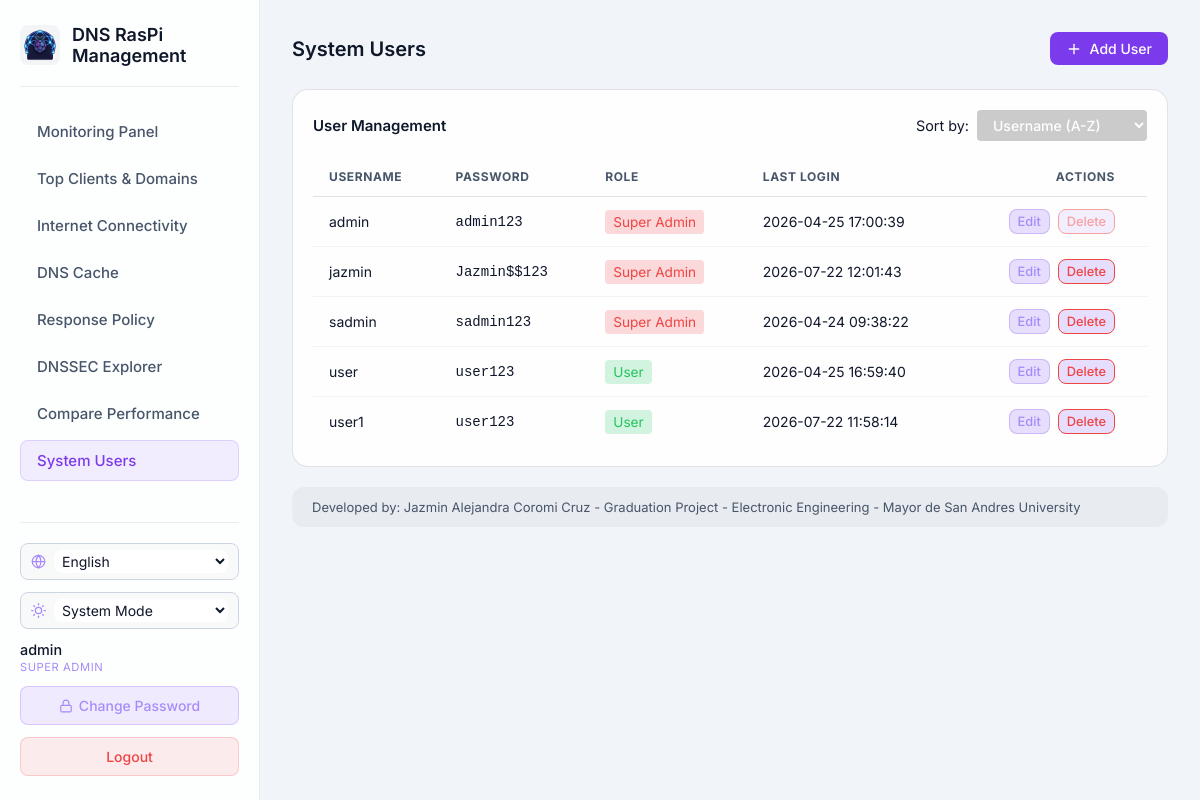
Page /system-users (signed in) on the committed database.
### tables this page shows
CREATE TABLE users (
                    id TEXT PRIMARY KEY,
                    username TEXT UNIQUE NOT NULL,
                    password_hash TEXT NOT NULL,
                    is_active BOOLEAN NOT NULL DEFAULT 1
                , role TEXT NOT NULL DEFAULT 'user', last_login TEXT, language TEXT NOT NULL DEFAULT 'en', theme TEXT NOT NULL DEFAULT 'system');

### src/presentation/dashboard_routes.py (the view)
@dashboard_bp.route('/system-users')
@admin_required
def system_users():
    users = user_repo.get_all()
    return render_template('system_users.html', users=users)

### src/infrastructure/sqlite_repository.py (called while the page is built)
    def _get_connection(self):
        conn = sqlite3.connect(self.db_path)
        conn.row_factory = sqlite3.Row
        return conn

    @staticmethod
    def _row_to_user(row) -> User:
        keys = row.keys()
        return User(
            id=row['id'],
            username=row['username'],
            password_hash=row['password_hash'],
            is_active=bool(row['is_active']),
            role=row['role'],
            last_login=row['last_login'],
            language=row['language'] if 'language' in keys and row['language'] else 'en',
            theme=row['theme'] if 'theme' in keys and row['theme'] else 'system',
        )

    def get_all(self) -> list[User]:
        users = []
        with self._get_connection() as conn:
            cursor = conn.cursor()
            cursor.execute('SELECT * FROM users')
            for row in cursor.fetchall():
                users.append(self._row_to_user(row))
        return users

### src/presentation/dashboard_routes.py (called while the page is built)
def admin_required(f):
    from functools import wraps
    @wraps(f)
    def decorated_function(*args, **kwargs):
        if session.get('role') not in ('admin', 'sadmin'):
            return redirect(url_for('dashboard.dashboard'))
        return f(*args, **kwargs)
    return decorated_function

### templates/system_users.html (shortened to what this page needs)
<!DOCTYPE html>
<html lang="en">
<head>
    <link rel="stylesheet" href="{{ url_for('static', filename='css/style.css') }}">
    <link rel="stylesheet" href="{{ url_for('static', filename='css/dashboard.css') }}">
</head>
<body class="dashboard-body">
    <nav class="navbar">
        <div class="nav-brand">
            <img src="{{ url_for('static', filename='img/DNSRaspiManagementLogo512x512.png') }}" alt="Logo"
                class="nav-logo">
            <h2>DNS RasPi Management</h2>
        </div>
        <div class="nav-links">
            <a href="{{ url_for('dashboard.dashboard') }}"
                class="nav-link {% if request.endpoint == 'dashboard.dashboard' %}active{% endif %}">Monitoring
                Panel</a>
            <a href="{{ url_for('dashboard.top_talkers') }}"
                class="nav-link {% if request.endpoint == 'dashboard.top_talkers' %}active{% endif %}">Top Clients &
                Domains</a>
            <a href="{{ url_for('dashboard.check_internet') }}"
                class="nav-link {% if request.endpoint == 'dashboard.check_internet' %}active{% endif %}">Internet
                Connectivity</a>
            {% if session.get('role') in ['admin', 'sadmin'] %}
            <a href="{{ url_for('dashboard.dns_cache') }}"
                class="nav-link {% if request.endpoint == 'dashboard.dns_cache' %}active{% endif %}">DNS Cache</a>
            <a href="{{ url_for('dashboard.response_policy') }}"
                class="nav-link {% if request.endpoint == 'dashboard.response_policy' %}active{% endif %}">Response
                Policy</a>
            {% endif %}
            <a href="{{ url_for('dashboard.dnssec') }}"
                class="nav-link {% if request.endpoint == 'dashboard.dnssec' %}active{% endif %}">DNSSEC Explorer</a>
            <a href="{{ url_for('dashboard.compare_performance') }}"
                class="nav-link {% if request.endpoint == 'dashboard.compare_performance' %}active{% endif %}">Compare
                Performance</a>
            {% if session.get('role') in ['admin', 'sadmin'] %}
            <a href="{{ url_for('dashboard.system_users') }}"
                class="nav-link {% if request.endpoint == 'dashboard.system_users' %}active{% endif %}">System Users</a>
            {% endif %}
        </div>
        <div class="nav-actions">
            <div class="lang-switch">
                <select id="langSelect" class="lang-select" aria-label="Language">
                    <option value="en">English</option>
                </select>
            </div>
            <div class="theme-switch">
                <select id="themeSelect" class="lang-select theme-select" aria-label="Theme">
                    <option value="system">System Mode</option>
                </select>
            </div>
            <div class="user-info">
                <div class="user-info-name">{{ session.get('username', 'Unknown') }}</div>
                <div class="user-info-role">
                    {% if session.get('role') == 'sadmin' %}Super Admin
                    {% elif session.get('role') == 'admin' %}Admin
                    {% else %}User{% endif %}
                </div>
            </div>
            <button class="btn-change-password" id="btnChangePassword" onclick="openChangePasswordModal()">
                <svg xmlns="http://www.w3.org/2000/svg" width="14" height="14" viewBox="0 0 24 24" fill="none"
                    stroke="currentColor" stroke-width="2" stroke-linecap="round" stroke-linejoin="round">
                    <rect x="3" y="11" width="18" height="11" rx="2" ry="2"></rect>
                    <path d="M7 11V7a5 5 0 0 1 10 0v4"></path>
                </svg>
                Change Password
            </button>
            <a href="{{ url_for('auth.login') }}" class="btn-logout">Logout</a>
        </div>
    </nav>
    <main class="dashboard-container">
        <div class="section-title">
            <h3>System Users</h3>
            <div class="header-actions">
                <button id="btnAddUser" class="btn-control"
                    style="background-color: var(--primary-color); color: white; border: none;">
                    <svg xmlns="http://www.w3.org/2000/svg" width="16" height="16" viewBox="0 0 24 24" fill="none"
                        stroke="currentColor" stroke-width="2" stroke-linecap="round" stroke-linejoin="round">
                        <line x1="12" y1="5" x2="12" y2="19"></line>
                        <line x1="5" y1="12" x2="19" y2="12"></line>
                    </svg>
                    <span>Add User</span>
                </button>
            </div>
        </div>
        <div class="chart-card wide" style="margin-top: 24px;">
            <div style="display: flex; justify-content: space-between; align-items: center; margin-bottom: 16px;">
                <h4 style="margin: 0;">User Management</h4>
                <div style="display: flex; align-items: center; gap: 8px;">
                    <label for="sortUsers" style="color: var(--text-light); font-size: 0.9rem;">Sort by:</label>
                    <select id="sortUsers" class="btn-control"
                        style="background: rgba(0,0,0,0.2); border: 1px solid var(--border-color); color: white; padding: 6px 12px; border-radius: 4px; outline: none; appearance: auto;">
                        <option value="username" style="background-color: #1e293b;">Username (A-Z)</option>
                    </select>
                </div>
            </div>
            <div class="table-container">
                <table class="data-table" id="usersTable">
                    <thead>
                        <tr>
                            <th>Username</th>
                            {% if session.get('role') == 'sadmin' %}
                            <th>Password</th>
                            {% endif %}
                            <th>Role</th>
                            <th>Last Login</th>
                            <th style="text-align: right;">Actions</th>
                        </tr>
                    </thead>
                    <tbody>
                        {% for u in users %}
                        <tr data-username="{{ u.username }}"
                            data-role="{% if u.role == 'sadmin' %}1{% elif u.role == 'admin' %}2{% else %}3{% endif %}"
                            data-login="{{ u.last_login or '' }}">
                            <td>{{ u.username }}</td>
                            {% if session.get('role') == 'sadmin' %}
                            <td style="font-family: monospace; color: var(--text-muted);">{{ u.password_hash }}</td>
                            {% endif %}
                            <td>
                                {% if u.role == 'sadmin' %}
                                <span
                                    style="background: rgba(239, 68, 68, 0.2); color: #ef4444; padding: 4px 8px; border-radius: 4px; font-size: 0.85rem;">Super
                                    Admin</span>
                                {% elif u.role == 'admin' %}
                                <span
                                    style="background: rgba(139, 92, 246, 0.2); color: #8b5cf6; padding: 4px 8px; border-radius: 4px; font-size: 0.85rem;">Admin</span>
                                {% else %}
                                <span
                                    style="background: rgba(34, 197, 94, 0.2); color: #22c55e; padding: 4px 8px; border-radius: 4px; font-size: 0.85rem;">User</span>
                                {% endif %}
                            </td>
                            <td style="color: var(--text-muted);">{{ u.last_login or 'Never' }}</td>
                            <td style="text-align: right;">
                                <div class="action-btns" style="justify-content: flex-end;">
                                    {% set can_edit = true %}
                                    {% if session.get('role') == 'admin' %}
                                    {% if u.role == 'sadmin' %}
                                    {% set can_edit = false %}
                                    {% elif u.role == 'admin' and u.username != session.get('username') %}
                                    {% set can_edit = false %}
                                    {% endif %}
                                    {% endif %}
                                    <button class="btn-control btn-edit {% if not can_edit %}btn-muted{% endif %}"
                                        data-username="{{ u.username }}" data-role="{{ u.role }}"
                                        style="padding: 4px 8px; font-size: 0.8rem;" >Edit</button>
                                    <button
                                        class="btn-control btn-delete {% if not can_edit or u.username == 'admin' %}btn-muted{% endif %}"
                                        data-username="{{ u.username }}"
                                        style="padding: 4px 8px; font-size: 0.8rem; border-color: #ef4444; color: #ef4444;"
                                        {% if not can_edit or u.username=='admin' %}disabled{% endif %}>Delete</button>
                                </div>
                            </td>
                        </tr>
                        {% endfor %}
                    </tbody>
                </table>
            </div>
        </div>
        <div class="info-panel">
            <span>Developed by: Jazmin Alejandra Coromi Cruz - Graduation Project - Electronic Engineering - Mayor de San Andres University</span>
        </div>
    </main>
</body>
</html>

### static/css/style.css (style rules this page uses)
:root { --bg-color: #0f172a; --card-bg: rgba(30, 41, 59, 0.7); --card-border: rgba(255, 255, 255, 0.1); --primary-color: #8b5cf6; --primary-hover: #7c3aed; --secondary-color: #06b6d4; --text-primary: #f8fafc; --text-secondary: #94a3b8; --input-bg: rgba(15, 23, 42, 0.6); --input-border: rgba(255, 255, 255, 0.1); --input-focus: #8b5cf6; --error-bg: rgba(239, 68, 68, 0.1); --error-text: #fca5a5; --success-bg: rgba(34, 197, 94, 0.1); --success-text: #86efac; }
:root[data-theme="light"] { --bg-color: #f1f5f9; --card-bg: rgba(255, 255, 255, 0.9); --card-border: rgba(15, 23, 42, 0.12); --primary-color: #7c3aed; --primary-hover: #6d28d9; --secondary-color: #0891b2; --text-primary: #0f172a; --text-secondary: #475569; --input-bg: rgba(255, 255, 255, 0.9); --input-border: rgba(15, 23, 42, 0.15); --input-focus: #7c3aed; --error-bg: rgba(239, 68, 68, 0.1); --error-text: #b91c1c; --success-bg: rgba(34, 197, 94, 0.12); --success-text: #15803d; }
* { margin: 0; padding: 0; box-sizing: border-box; font-family: 'Inter', sans-serif; }
body { background-color: var(--bg-color); color: var(--text-primary); min-height: 100vh; display: flex; justify-content: center; align-items: center; position: relative; overflow: hidden; }
.lang-select { background: rgba(15, 23, 42, 0.6); border: 1px solid rgba(255, 255, 255, 0.1); color: var(--text-primary); padding: 6px 10px; border-radius: 8px; font-size: 14px; font-family: 'Inter', sans-serif; outline: none; cursor: pointer; }
.lang-select option { background: #0f172a; color: #f8fafc; }
:root[data-theme="light"] .lang-select { background: rgba(255, 255, 255, 0.9); border-color: rgba(15, 23, 42, 0.15); }
:root[data-theme="light"] .lang-select option { background: #ffffff; color: #0f172a; }

### templates/system_users.html (style rules this page uses)
.action-btns { display: flex; gap: 8px; }
.btn-muted { opacity: 0.5; cursor: not-allowed; }

### rows in the picture
users: get "admin", username "admin", password_hash "admin123", role "Super Admin", last_login "2026-04-25 17:00:39"
users: username "jazmin", password_hash "Jazmin$$123", role "Super Admin", last_login "2026-07-22 12:01:43"
users: username "user", password_hash "user123", role "User", last_login "2026-04-25 16:59:40"
users: username "sadmin", password_hash "sadmin123", role "Super Admin", last_login "2026-04-24 09:38:22"
users: username "user1", password_hash "user123", role "User", last_login "2026-07-22 11:58:14"
